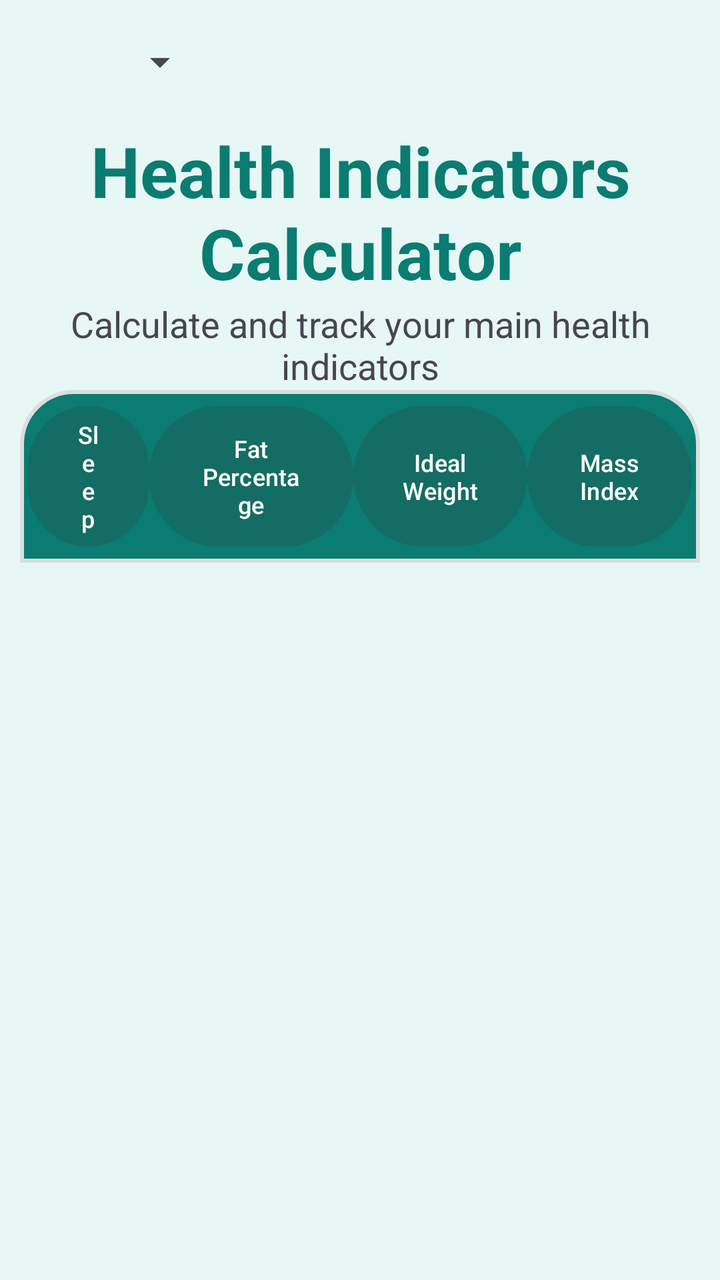
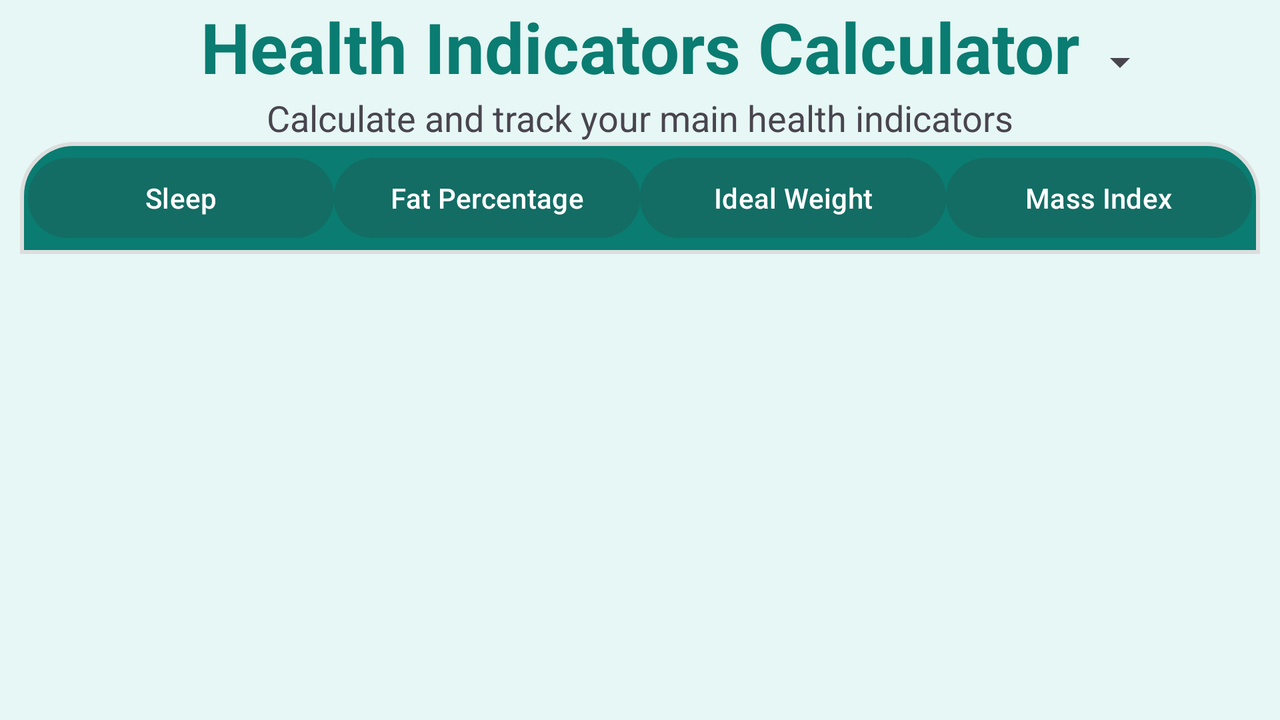

Compare how this app lays out the same screen by default and in its alternative resource folder. The renders come first, then the two layout files and the values they reference.
<!-- AndroidManifest.xml: application theme Theme.MyProjetSynthese2 -->
<!-- res/layout/activity_main.xml -->
<?xml version="1.0" encoding="utf-8"?>
<androidx.constraintlayout.widget.ConstraintLayout xmlns:android="http://schemas.android.com/apk/res/android"
    xmlns:app="http://schemas.android.com/apk/res-auto"
    xmlns:tools="http://schemas.android.com/tools"
    android:id="@+id/main"
    android:layout_width="match_parent"
    android:layout_height="match_parent"
    android:paddingHorizontal="10dp"
    android:background="#e6f7f5"
    android:layoutDirection="locale">

    
    <LinearLayout
        android:id="@+id/linearLayout"
        android:layout_width="match_parent"
        android:layout_height="wrap_content"
        android:orientation="vertical"
        app:layout_constraintEnd_toEndOf="parent"
        app:layout_constraintHorizontal_bias="0.0"
        app:layout_constraintStart_toStartOf="parent"
        app:layout_constraintTop_toTopOf="parent">

        <androidx.constraintlayout.widget.ConstraintLayout
            android:layout_width="match_parent"
            android:layout_height="wrap_content">

            

            <ImageView
                android:id="@+id/ivLangue"
                android:layout_width="30dp"
                android:layout_height="30dp"
                android:layout_margin="16dp"
                android:layout_marginStart="16dp"
                android:src="@drawable/world"
                app:layout_constraintBottom_toBottomOf="parent"
                app:layout_constraintStart_toStartOf="parent"
                app:layout_constraintTop_toTopOf="parent" />

            <ImageView
                android:id="@+id/ivHistory"
                android:layout_width="40dp"
                android:layout_height="40dp"
                android:src="@drawable/history"
                app:layout_constraintBottom_toBottomOf="parent"
                app:layout_constraintEnd_toEndOf="parent"
                app:layout_constraintTop_toTopOf="parent" />

            <Spinner
                android:id="@+id/sLangue"
                android:layout_width="wrap_content"
                android:layout_height="wrap_content"
                app:layout_constraintBottom_toBottomOf="@+id/ivLangue"
                app:layout_constraintStart_toEndOf="@+id/ivLangue"
                app:layout_constraintTop_toTopOf="@+id/ivLangue" />
        </androidx.constraintlayout.widget.ConstraintLayout>


        <TextView
            android:id="@+id/textView"
            android:layout_width="match_parent"
            android:layout_height="wrap_content"
            android:gravity="center_horizontal"
            android:text="@string/titre_name"
            android:textColor="#0a7c71"
            android:textSize="35dp"
            android:textStyle="bold" />

        <TextView
            android:id="@+id/textView2"
            android:layout_width="match_parent"
            android:layout_height="wrap_content"
            android:gravity="center_horizontal"
            android:text="@string/slogan"
            android:textSize="18dp" />
    </LinearLayout>

    <ScrollView
        android:id="@+id/svBottonChoix"
        android:layout_width="wrap_content"
        android:layout_height="wrap_content"
        app:layout_constraintEnd_toEndOf="parent"
        app:layout_constraintStart_toStartOf="parent"
        app:layout_constraintTop_toBottomOf="@+id/linearLayout">

        <LinearLayout
            android:id="@+id/llChoix"
            android:layout_width="match_parent"
            android:layout_height="wrap_content"
            android:background="@drawable/top_rounded_background"
            android:gravity="center"
            android:orientation="horizontal"
            android:padding="4dp">

            <Button
                android:id="@+id/btnSommeil"
                android:layout_width="0dp"
                android:layout_height="match_parent"
                android:textSize="12dp"
                android:layout_weight="1"
                android:backgroundTint="#136D64"
                android:text="@string/sommeil" />

            <Button
                android:id="@+id/btnPoucentageMatieresGrasses"
                android:layout_width="0dp"
                android:layout_height="match_parent"
                android:textSize="12dp"
                android:layout_weight="1"
                android:backgroundTint="#136D64"
                android:text="@string/pourcentage_de_matieres_grasses" />

            <Button
                android:id="@+id/btnPoidsIdeal"
                android:layout_width="0dp"
                android:layout_height="match_parent"
                android:layout_weight="1"
                android:textSize="12dp"
                android:backgroundTint="#136D64"
                android:text="@string/poids_ideal" />

            <Button
                android:id="@+id/btnPointCorporelle"
                android:layout_width="0dp"
                android:layout_height="match_parent"
                android:textSize="12dp"
                android:layout_weight="1"
                android:backgroundTint="#136D64"
                android:text="@string/indice_de_masse_corporelle" />
        </LinearLayout>
    </ScrollView>

    
    <FrameLayout
        android:id="@+id/fl"
        android:layout_width="match_parent"
        android:layout_height="0dp"
        app:layout_constraintBottom_toBottomOf="parent"
        app:layout_constraintEnd_toEndOf="parent"
        app:layout_constraintStart_toStartOf="parent"
        app:layout_constraintTop_toBottomOf="@+id/svBottonChoix" />

</androidx.constraintlayout.widget.ConstraintLayout>
<!-- resources referenced by this layout -->
<resources>
  <!-- drawable top_rounded_background (drawable) -->
  <?xml version="1.0" encoding="utf-8"?>
  <shape xmlns:android="http://schemas.android.com/apk/res/android"
      android:shape="rectangle">
  
      <solid android:color="#0a7c71" />
  
      
      <corners android:topLeftRadius="26dp" android:topRightRadius="26dp" />
  
      
      <stroke android:width="2dp" android:color="#DDDDDD" />
  </shape>
  <string name="indice_de_masse_corporelle">Mass Index</string>
  <string name="poids_ideal">Ideal Weight</string>
  <string name="pourcentage_de_matieres_grasses">Fat Percentage</string>
  <string name="slogan">Calculate and track your main health indicators</string>
  <string name="sommeil">Sleep</string>
  <string name="titre_name">Health Indicators Calculator</string>
  <style name="Theme.MyProjetSynthese2" parent="Base.Theme.MyProjetSynthese2" />
  <style name="Base.Theme.MyProjetSynthese2" parent="Theme.Material3.DayNight.NoActionBar">
          
          
      </style>
</resources>
<!-- res/layout-land/activity_main.xml (the repository's variant of the layout above) -->
<!-- drawn on the phone turned sideways -->
<?xml version="1.0" encoding="utf-8"?>
<androidx.constraintlayout.widget.ConstraintLayout xmlns:android="http://schemas.android.com/apk/res/android"
    xmlns:app="http://schemas.android.com/apk/res-auto"
    xmlns:tools="http://schemas.android.com/tools"
    android:id="@+id/main"
    android:layout_width="match_parent"
    android:layout_height="match_parent"
    android:paddingHorizontal="10dp"
    android:background="#e6f7f5">

    

    
    <LinearLayout
        android:id="@+id/linearLayout"
        android:layout_width="match_parent"
        android:layout_height="wrap_content"
        android:orientation="vertical"
        app:layout_constraintEnd_toEndOf="parent"
        app:layout_constraintHorizontal_bias="0.0"
        app:layout_constraintStart_toStartOf="parent"
        app:layout_constraintTop_toTopOf="parent">

        <androidx.constraintlayout.widget.ConstraintLayout
            android:layout_width="match_parent"
            android:layout_height="wrap_content">

            

            <ImageView
                android:id="@+id/ivLangue"
                android:layout_width="30dp"
                android:layout_height="30dp"
                android:layout_margin="16dp"
                android:src="@drawable/world"
                app:layout_constraintEnd_toEndOf="parent"
                app:layout_constraintTop_toTopOf="parent" />

            <ImageView
                android:id="@+id/ivHistory"
                android:layout_width="40dp"
                android:layout_height="40dp"
                android:layout_marginStart="6dp"
                android:src="@drawable/history"
                app:layout_constraintBottom_toBottomOf="parent"
                app:layout_constraintStart_toStartOf="parent"
                app:layout_constraintTop_toTopOf="parent" />

            <Spinner
                android:id="@+id/sLangue"
                android:layout_width="100dp"
                android:layout_height="wrap_content"
                app:layout_constraintBottom_toBottomOf="@+id/ivLangue"
                app:layout_constraintEnd_toStartOf="@+id/ivLangue"
                app:layout_constraintTop_toTopOf="@+id/ivLangue" />

            <TextView
                android:id="@+id/textView"
                android:layout_width="wrap_content"
                android:layout_height="wrap_content"
                android:gravity="center_horizontal"
                android:text="@string/titre_name"
                android:textColor="#0a7c71"
                android:textSize="35dp"
                android:textStyle="bold"
                app:layout_constraintBottom_toBottomOf="parent"
                app:layout_constraintEnd_toEndOf="parent"
                app:layout_constraintStart_toStartOf="parent" />
        </androidx.constraintlayout.widget.ConstraintLayout>


        

        <TextView
            android:id="@+id/textView2"
            android:layout_width="match_parent"
            android:layout_height="wrap_content"
            android:gravity="center_horizontal"
            android:text="@string/slogan"
            android:textSize="18dp" />
    </LinearLayout>

    <ScrollView
        android:id="@+id/svBottonChoix"
        android:layout_width="match_parent"
        android:layout_height="wrap_content"
        app:layout_constraintEnd_toEndOf="parent"
        app:layout_constraintStart_toStartOf="parent"
        app:layout_constraintTop_toBottomOf="@+id/linearLayout">

        <LinearLayout
            android:id="@+id/llChoix"
            android:layout_width="match_parent"
            android:layout_height="wrap_content"
            android:padding="4dp"
            android:background="@drawable/top_rounded_background"
            android:orientation="horizontal">

            <Button
                android:id="@+id/btnSommeil"
                android:layout_width="0dp"
                android:layout_height="match_parent"
                android:layout_weight="1"
                android:text="@string/sommeil"
                android:backgroundTint="#136D64"/>

            <Button
                android:id="@+id/btnPoucentageMatieresGrasses"
                android:layout_width="0dp"
                android:layout_height="wrap_content"
                android:layout_weight="1"
                android:text="@string/pourcentage_de_matieres_grasses"
                android:backgroundTint="#136D64"/>

            <Button
                android:id="@+id/btnPoidsIdeal"
                android:layout_width="0dp"
                android:layout_height="wrap_content"
                android:layout_weight="1"
                android:text="@string/poids_ideal"
                android:backgroundTint="#136D64"/>

            <Button
                android:id="@+id/btnPointCorporelle"
                android:layout_width="0dp"
                android:layout_height="wrap_content"
                android:layout_weight="1"
                android:text="@string/indice_de_masse_corporelle"
                android:backgroundTint="#136D64"/>
        </LinearLayout>
    </ScrollView>

    
    <FrameLayout
        android:id="@+id/fl"
        android:layout_width="match_parent"
        android:layout_height="0dp"
        app:layout_constraintBottom_toBottomOf="parent"
        app:layout_constraintEnd_toEndOf="parent"
        app:layout_constraintStart_toStartOf="parent"
        app:layout_constraintTop_toBottomOf="@+id/svBottonChoix" />

</androidx.constraintlayout.widget.ConstraintLayout>
